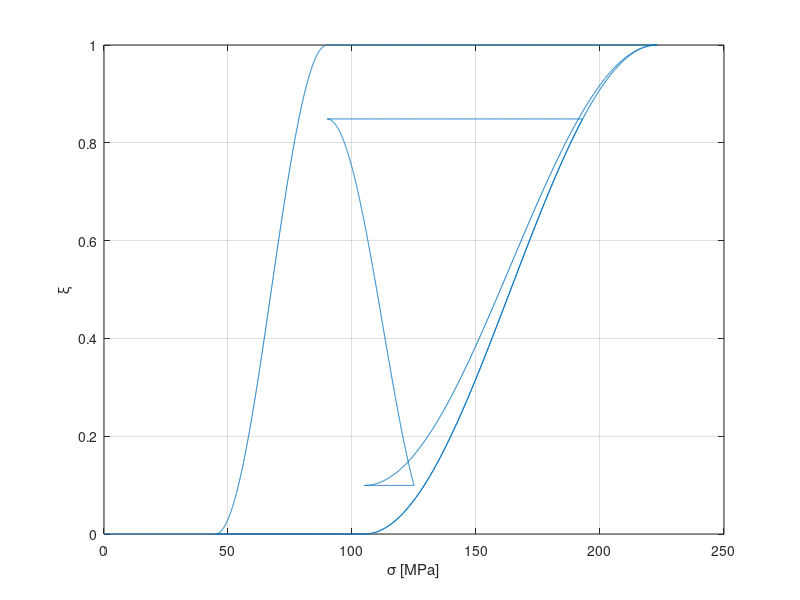
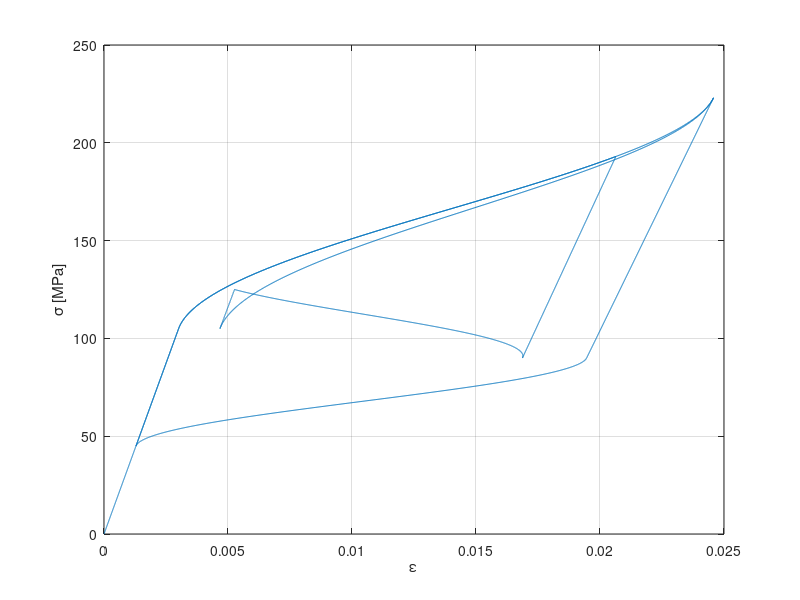

The MATLAB source for these figures, in order:
% Prove reduction amplitude range Brinson old

clear
clc
close all

% Material properties
E_a = 34.9e3; %[MPa]
E_m = 26e3; %[MPa]
Teta = 0.55; %[MPa/°C]
Mf = -55; %[°C]
Ms = -35; %[°C]
As = -30; %[°C]
Af = -15; %[°C]
C_M = 1; %[MPa/°C]
C_A = 3; %[MPa/°C]
sigma_s_cr = 70; %[MPa]
sigma_f_cr = 188; %[MPa]
eps_L = 0.016;
a_M = pi / (Ms - Mf);
a_A = pi / (Af - As);

T = 0;

sigma = linspace(0, C_M * (T - Ms) + sigma_s_cr, 1000)';
eps = sigma / E_a;
csi = zeros(1000,1);

sigma2 = linspace(C_M * (T - Ms) + sigma_s_cr, C_M * (T - Ms) + sigma_f_cr, 1000)';
csi2 = 1/2 * cos(pi / (sigma_s_cr - sigma_f_cr) * (sigma2 - sigma_f_cr - C_M * (T - Ms))) + 1/2;
E2 = E_a + csi2 * (E_m - E_a);
eps2 = eps_L * csi2 + sigma2 ./ E2;

sigma3 = linspace(C_M * (T - Ms) + sigma_f_cr, C_A * (T - As), 1000)';
eps3 = eps_L + sigma3 / E2(end);
csi3 = ones(1000,1);

sigma4 = linspace(C_A * (T - As), C_A * (T - Af), 1000)';
csi4 = 1/2 * (cos(a_A * (T - As - sigma4 / C_A)) + 1);
E4 = E_a + csi4 * (E_m - E_a);
eps4 = eps_L * csi4 + sigma4 ./E4;


sigma5 = linspace(C_A * (T - Af), C_M * (T - Ms) + sigma_s_cr, 1000)';
eps5 = sigma5 / E_a;
csi5 = zeros(1000,1);

sigma6 = linspace(C_M * (T - Ms) + sigma_s_cr, C_M * (T - Ms) + sigma_f_cr - 30, 1000)';
csi6 = 1/2 * cos(pi / (sigma_s_cr - sigma_f_cr) * (sigma6 - sigma_f_cr - C_M * (T - Ms))) + 1/2;
E6 = E_a + csi6 * (E_m - E_a);
eps6 = eps_L * csi6 + sigma6 ./ E6;

sigma7 = linspace(sigma6(end), C_A * (T - As), 1000)';
eps7= eps_L * csi6(end) + sigma7 / E6(end);
csi7 = ones(1000,1) * csi6(end);

sigma8 = linspace(C_A * (T - As), C_A * (T - Af) + 80, 1000)';
csi8 = csi6(end)/2 * (cos(a_A * (T - As - sigma8 / C_A)) + 1);
E8 = E_a + csi8 * (E_m - E_a);
eps8 = eps_L * csi8 + sigma8 ./E8;

sigma9 = linspace(sigma8(end),C_M * (T - Ms) + sigma_s_cr, 1000)';
eps9 = eps_L * csi8(end) + sigma9 ./E8(end);
csi9 = ones(1000,1) * csi8(end);

sigma10 = linspace(C_M * (T - Ms) + sigma_s_cr, C_M * (T - Ms) + sigma_f_cr, 1000)';
csi10 = (1 - csi9(end))/2 * cos(pi / (sigma_s_cr - sigma_f_cr) * (sigma10 - sigma_f_cr - C_M * (T - Ms))) + (1 + csi9(end))/2;
E10 = E_a + csi10 * (E_m - E_a);
eps10 = eps_L * csi10 + sigma10 ./ E10;

% sigma11 = linspace(sigma10(end), C_A * (T - As), 1000)';
% eps11= eps_L * csi10(end) + sigma11 / E10(end);
% csi11 = ones(1000,1) * csi10(end);

% sigma12 = linspace(sigma11(end), C_A * (T - As), 1000)';
% csi12 = csi10(end)/2 * (cos(a_A * (T - As - sigma12 / C_A)) + 1);
% E12 = E_a + csi12 * (E_m - E_a);
% eps12 = eps_L * csi12 + sigma12 ./E12;

sigma = [sigma; sigma2; sigma3; sigma4; sigma5; sigma6; sigma7; sigma8; sigma9; sigma10];
eps = [eps; eps2; eps3; eps4; eps5; eps6; eps7; eps8; eps9; eps10];
csi = [csi; csi2; csi3; csi4; csi5; csi6; csi7; csi8; csi9; csi10];

figure
plot(sigma, csi)
grid on
xlabel('\sigma [MPa]')
ylabel('\xi')

figure
plot(eps, sigma)
grid on
xlabel('\epsilon')
ylabel('\sigma [MPa]')
